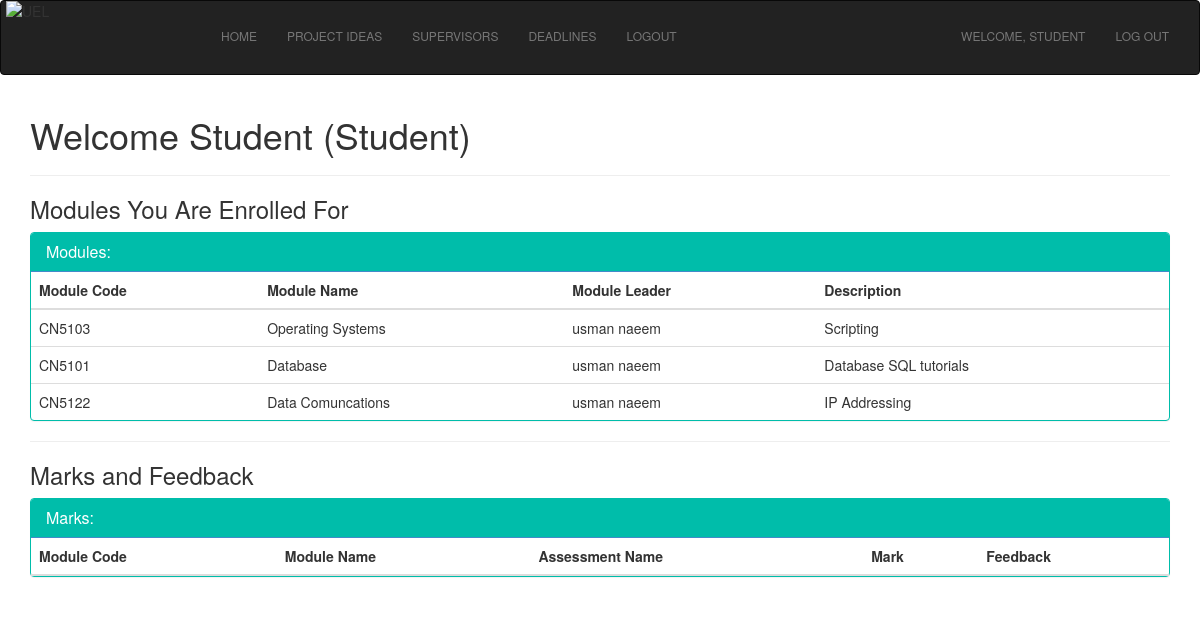
Screenshot of /home/studentHome.php (signed in) with the database file from the repository.
### tables this page shows
CREATE TABLE `users` (
  `id` varchar(8) NOT NULL,
  `name` varchar(25) NOT NULL,
  `surname` varchar(25) NOT NULL,
  `email` varchar(100) NOT NULL,
  `username` varchar(10) NOT NULL,
  `password` varchar(10) NOT NULL,
  `rank` varchar(15) NOT NULL,
  `level` int(1) NOT NULL
);

CREATE TABLE `module` (
  `id` int(9) NOT NULL,
  `module_code` varchar(7) NOT NULL,
  `module_name` varchar(50) NOT NULL,
  `module_leader` varchar(50) NOT NULL,
  `description` varchar(250) NOT NULL,
  `level` varchar(25) NOT NULL,
  `assessment1` varchar(50) NOT NULL,
  `assessment2` varchar(50) NOT NULL,
  `assessment3` varchar(50) NOT NULL,
  `lecturers_linked` varchar(250) NOT NULL,
  `engagement_points` varchar(500) NOT NULL
);

### home/studentHome.php (the view, shortened to what this page needs)
<!DOCTYPE html>
<html>
	<?php
	    include "../includes/header.php";
		include "../includes/student-navbar.php";
		include "../db_handler.php";
	?>
	<head>
		<link rel="stylesheet" href="https://maxcdn.bootstrapcdn.com/bootstrap/3.3.7/css/bootstrap.min.css">
		<link rel="stylesheet" href="css/style.css?<?php echo time(); ?> /">
		<link rel="stylesheet" href="css/style1.css?<?php echo time(); ?> /">
		<link rel="stylesheet" href="css/tile.css?<?php echo time(); ?> /">
    <link rel="stylesheet" type="text/css" href="bootstrap/css/bootstrap.min.css"/>
	</head>
	<body>
		<div class="container">
			<div class="wrapper">
			<h1>Welcome
			<?php
				$user = $_SESSION['id'];
				$sql = "SELECT * FROM users WHERE username = '$user'";
				$result = mysqli_query($conn, $sql) or die(mysqli_error($conn));
		        while($row = mysqli_fetch_array($result)) {
		        	$name = $row['name'];
					echo " " . $name . " (Student)";
				}
			?>
		</h1>
		<hr>
			<h3>Modules You Are Enrolled For</h3>
            <div class="panel panel-primary filterable" style="border-color: #00bdaa;">
            <div class="panel-heading" style="background-color: #00bdaa;">
                <h3 class="panel-title">Modules:</h3>
            </div>
            <table class="table">
                <thead>
                    <tr class="filters">
                        <th>Module Code</th>
                        <th>Module Name</th>
                        <th>Module Leader</th>
                        <th>Description</th>
                    </tr>
                </thead>
                <tbody>
                	<?php
                    	$user = $_SESSION['id'];
						$sql = "SELECT level FROM users WHERE username = '$user'";
						$res = mysqli_query($conn, $sql);
						$test = mysqli_fetch_array($res);
						$level = $test['level'];
						$query = "SELECT * FROM module WHERE level = '$level'";
						$result = mysqli_query($conn, $query) or die(mysqli_error($conn));
						$output = '';
				        while($row = mysqli_fetch_array($result)) {
	                    	$output .= '
	                    	<tr>
	                        	<td>'.$row["module_code"].'</td>
	                            <td>'.$row["module_name"].'</td>';
	                            $lid = $row["module_leader"];
	                            $asql2 = "SELECT name, surname FROM users WHERE id = '$lid'";
								$res1 = mysqli_query($conn, $asql2) or die(mysqli_error($conn));
	                            while($arow = mysqli_fetch_array($res1)) {
			                    	$output .= '
			                            <td>'.$arow["name"].' '.$arow["surname"].'</td>
			                          ';
			                    }
	                            $output .= '
	                            	<td>'.$row["description"].'</td>
                        	</tr>
                          ';
	                    }
	                    echo $output;
                    ?>
                    </tbody>
                </table>
            </div>
            <hr>
			<h3>Marks and Feedback</h3>
            <div class="panel panel-primary filterable" style="border-color: #00bdaa;">
            <div class="panel-heading" style="background-color: #00bdaa;">
                <h3 class="panel-title">Marks:</h3>
            </div>
            <table class="table">
                <thead>
                    <tr class="filters">
                        <th>Module Code</th>
                        <th>Module Name</th>
                        <th>Assessment Name</th>
                        <th>Mark</th>
                        <th>Feedback</th>
                    </tr>
                </thead>
                </table>
            </div>
		</div>
	</body>
</html>

### css/style.css (style rules this page uses)
.container { position: relative; z-index: 1; max-width: px; margin: 0 auto; }
.container:before, .container:after { content: ""; display: block; clear: both; }
body { background: white; font-family: "Roboto", sans-serif; -webkit-font-smoothing: antialiased; -moz-osx-font-smoothing: grayscale; margin : 0; padding : 0; height: 100%; }

### css/style1.css (style rules this page uses)
body { font-family: 'Source Sans Pro', 'Helvetica Neue', Arial, sans-serif, Open Sans; font-size: 14px; line-height: 1.42857; height: 350px; padding: 0; margin: 0; background-color: #f1f1f1; }
div { display: block; }

### css/tile.css (style rules this page uses)
body { font-family: "Open Sans", "Segoe UI", Frutiger, "Frutiger Linotype", "Dejavu Sans", "Helvetica Neue", Arial, sans-serif; font-size: 14px; line-height: 1.5em; font-weight: 400; }
h1, h2, h3, h4, h5, h6 { font-family: "Open Sans", "Segoe UI", Frutiger, "Frutiger Linotype", "Dejavu Sans", "Helvetica Neue", Arial, sans-serif; line-height: 1.5em; font-weight: 300; }

### includes/student-navbar.php (style rules this page uses)
div { display: block; }

### rows the page displays
users: name "Student"
module: module_code "CN5103", module_name "Operating Systems", description "Scripting"
users: name "usman", surname "naeem"
module: module_code "CN5101", module_name "Database", description "Database SQL tutorials"
module: module_code "CN5122", module_name "Data Comuncations", description "IP Addressing"

### other values shown
$name "HOME"
$name "PROJECT IDEAS"
$name "SUPERVISORS"
$name "DEADLINES"
$name "LOGOUT"
$_SESSION["id"] "STUDENT"
